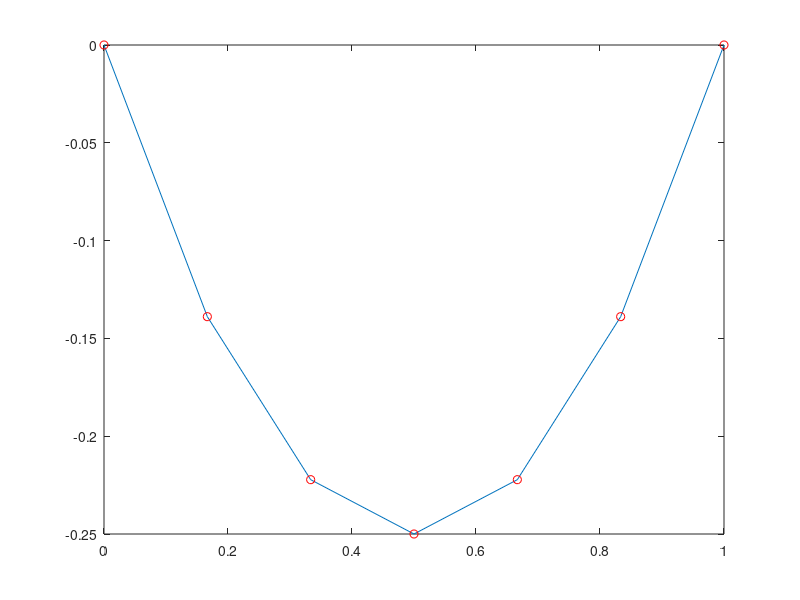

MATLAB code for this plot: (Note: this script raises an error after producing the figure.)
clear, clc;
#dane wej�ciowe
f = @(x) -4*x.^2;
g = @(x) x.^2 - x;
a = 0;
b = 1;
ax = @(x) -x.^2;
bx = @(x) -2*x;
cx = @(x) 2;
ua = 0;
ub = 0;
n = input('Podaj liczbe wezlow: ');
h = (b-a)/(n+1);
x = linspace((a+h),(b-h),n);
#obliczenia
a1 = (-2 .* ax(x) + cx(x) .*h^2)' .* diag(eye(n));
A1 = diag(a1);
a2 = (ax(x(2:n)) -1/2 .* bx(x(2:n)) .*h)' .* diag(eye(n-1));
A2 = diag(a2, -1);
a3 = (ax(x(1:n-1)) +1/2 .* bx(x(1:n-1)) .*h)' .* diag(eye(n-1));
A3 = diag(a3, 1);
A = A1  + A2 + A3;
F = (h^2 * f(x));
F(1) = F(1) - ua * (ax(1) - 1/2 * bx(1)*h);
F(n) = F(n) - ub * (ax(n) + 1/2 * bx(n)*h);
U = linsolve(A,F');
U = [ua U' ub];
X = [a x b];
#wykres
plot(X, U, X, g(X), 'ro');
legend('Metoda Analityczna','Metoda Numeryczna',0);
#error
E = max(abs(g(X) - U))
